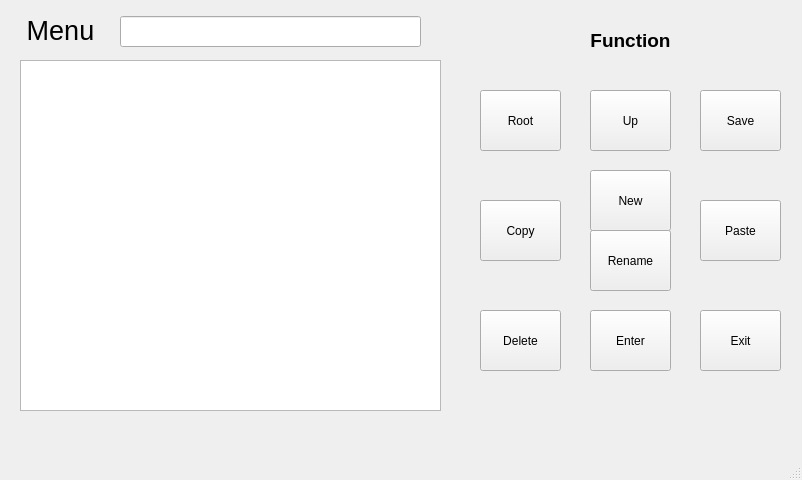
<?xml version="1.0" encoding="UTF-8"?>
<ui version="4.0">
 <class>FileManager</class>
 <widget class="QMainWindow" name="FileManager">
  <property name="geometry">
   <rect>
    <x>0</x>
    <y>0</y>
    <width>802</width>
    <height>480</height>
   </rect>
  </property>
  <property name="windowTitle">
   <string>FileManager</string>
  </property>
  <widget class="QWidget" name="centralWidget">
   <widget class="QListWidget" name="lwt_File">
    <property name="geometry">
     <rect>
      <x>20</x>
      <y>60</y>
      <width>421</width>
      <height>351</height>
     </rect>
    </property>
   </widget>
   <widget class="QLabel" name="lbl_Menu">
    <property name="geometry">
     <rect>
      <x>20</x>
      <y>10</y>
      <width>81</width>
      <height>41</height>
     </rect>
    </property>
    <property name="text">
     <string>&lt;html&gt;&lt;head/&gt;&lt;body&gt;&lt;p align=&quot;center&quot;&gt;&lt;span style=&quot; font-size:20pt;&quot;&gt;Menu&lt;/span&gt;&lt;/p&gt;&lt;/body&gt;&lt;/html&gt;</string>
    </property>
   </widget>
   <widget class="QLineEdit" name="let_Menu">
    <property name="geometry">
     <rect>
      <x>120</x>
      <y>16</y>
      <width>301</width>
      <height>31</height>
     </rect>
    </property>
   </widget>
   <widget class="QPushButton" name="btn_Copy">
    <property name="geometry">
     <rect>
      <x>480</x>
      <y>200</y>
      <width>81</width>
      <height>61</height>
     </rect>
    </property>
    <property name="text">
     <string>Copy</string>
    </property>
   </widget>
   <widget class="QPushButton" name="btn_Exit">
    <property name="geometry">
     <rect>
      <x>700</x>
      <y>310</y>
      <width>81</width>
      <height>61</height>
     </rect>
    </property>
    <property name="text">
     <string>Exit</string>
    </property>
   </widget>
   <widget class="QPushButton" name="btn_Paste">
    <property name="geometry">
     <rect>
      <x>700</x>
      <y>200</y>
      <width>81</width>
      <height>61</height>
     </rect>
    </property>
    <property name="text">
     <string>Paste</string>
    </property>
   </widget>
   <widget class="QPushButton" name="btn_Enter">
    <property name="geometry">
     <rect>
      <x>590</x>
      <y>310</y>
      <width>81</width>
      <height>61</height>
     </rect>
    </property>
    <property name="text">
     <string>Enter</string>
    </property>
   </widget>
   <widget class="QPushButton" name="btn_Delete">
    <property name="geometry">
     <rect>
      <x>480</x>
      <y>310</y>
      <width>81</width>
      <height>61</height>
     </rect>
    </property>
    <property name="text">
     <string>Delete</string>
    </property>
   </widget>
   <widget class="QPushButton" name="btn_Save">
    <property name="geometry">
     <rect>
      <x>700</x>
      <y>90</y>
      <width>81</width>
      <height>61</height>
     </rect>
    </property>
    <property name="text">
     <string>Save</string>
    </property>
   </widget>
   <widget class="QPushButton" name="btn_Rename">
    <property name="geometry">
     <rect>
      <x>590</x>
      <y>230</y>
      <width>81</width>
      <height>61</height>
     </rect>
    </property>
    <property name="text">
     <string>Rename</string>
    </property>
   </widget>
   <widget class="QPushButton" name="btn_Root">
    <property name="geometry">
     <rect>
      <x>480</x>
      <y>90</y>
      <width>81</width>
      <height>61</height>
     </rect>
    </property>
    <property name="text">
     <string>Root</string>
    </property>
   </widget>
   <widget class="QPushButton" name="btn_Up">
    <property name="geometry">
     <rect>
      <x>590</x>
      <y>90</y>
      <width>81</width>
      <height>61</height>
     </rect>
    </property>
    <property name="text">
     <string>Up</string>
    </property>
   </widget>
   <widget class="QPushButton" name="btn_New">
    <property name="geometry">
     <rect>
      <x>590</x>
      <y>170</y>
      <width>81</width>
      <height>61</height>
     </rect>
    </property>
    <property name="text">
     <string>New</string>
    </property>
   </widget>
   <widget class="QLabel" name="lbl_Menu_2">
    <property name="geometry">
     <rect>
      <x>590</x>
      <y>20</y>
      <width>81</width>
      <height>41</height>
     </rect>
    </property>
    <property name="text">
     <string>&lt;html&gt;&lt;head/&gt;&lt;body&gt;&lt;p align=&quot;center&quot;&gt;&lt;span style=&quot; font-size:14pt; font-weight:600;&quot;&gt;Function&lt;/span&gt;&lt;/p&gt;&lt;/body&gt;&lt;/html&gt;</string>
    </property>
   </widget>
  </widget>
  <widget class="QMenuBar" name="menuBar">
   <property name="geometry">
    <rect>
     <x>0</x>
     <y>0</y>
     <width>802</width>
     <height>22</height>
    </rect>
   </property>
  </widget>
  <widget class="QStatusBar" name="statusBar"/>
 </widget>
 <layoutdefault spacing="6" margin="11"/>
 <resources/>
 <connections/>
</ui>
